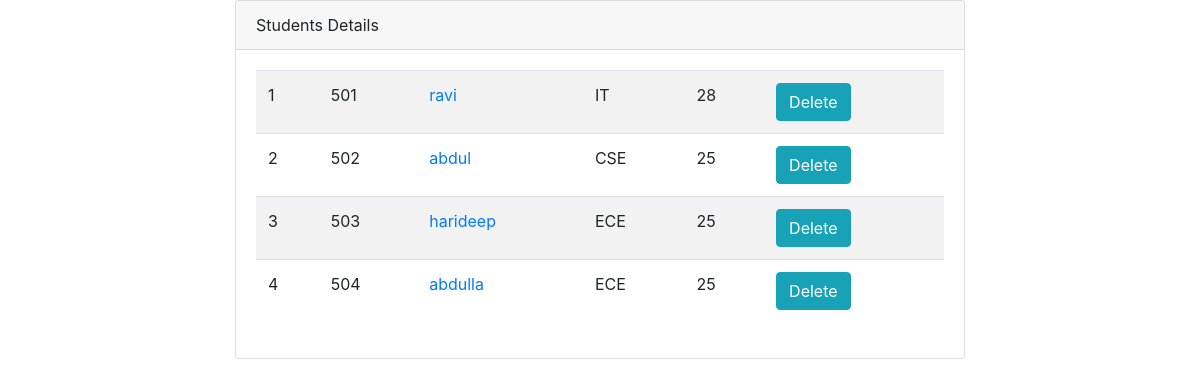
Page /myapp2/details/ on the earlier database version.
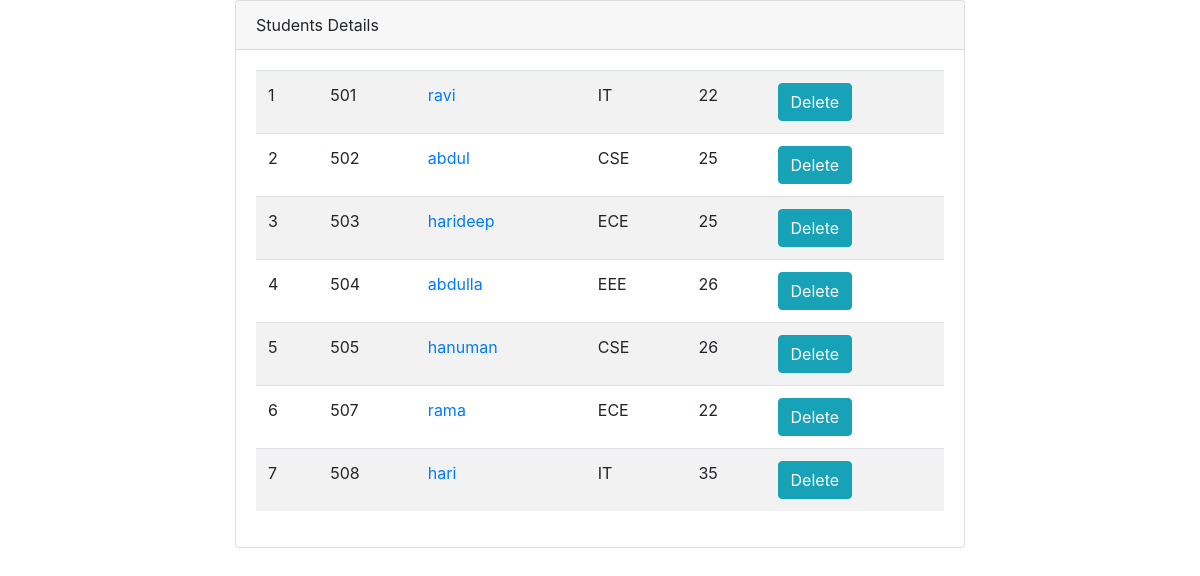
Same page on the later database version.
### myApp2/models.py (models this page shows, shortened)
class Student(models.Model):
	branches = [('CSE','cse'),
				('ECE','ece'),
				('IT','it'),
				('EEE','eee')]
	stuid = models.CharField(max_length=10)
	stuName = models.CharField(max_length=50)
	branch = models.CharField(max_length=50,choices=branches)
	age = models.IntegerField()

### myApp2/views.py (the view)
# urls.py: path('details/',views.details,name='details'),
def details(request):
	data  = Student.objects.all()
	return render(request,'myApp2/datails.html',{'data':data})

### myApp2/templates/myApp2/datails.html (shortened to what this page needs)
{% load static %}
<!DOCTYPE html>
<html>
<head>
	<link rel="stylesheet" type="text/css" href="{% static 'css/bootstrap.min.css' %}">
</head>
<body>
<div class="container">
	<div class="row justify-content-center">
		<div class="col-sm-8">
			<div class="card">
			<div class="card-header">
				Students Details
			</div>
			<div class="card-body">
				<table class="table table-striped responsive ">
	{% for row in data %}
		<tr>
			<td>{{row.id}}</td>
			<td>{{row.stuid}}</td>
			<td><a href="{% url 'edit' row.id %}">{{row.stuName}}</a></td>
			<td>{{row.branch}}</td>
			<td>{{row.age}}</td>
			<td><a class='btn btn-info'href="{%url 'delete' row.id %}">Delete</a></td>
		</tr>
	{% endfor %}
</table>
			</div>
		</div>
		</div>
	</div>
</div>
</body>
</html>

Differences in the rows shown:
changed Student "ravi": age "28" → "22"
changed Student "abdulla": branch "ECE" → "EEE"; age "25" → "26"
added Student: id "5", stuid "505", stuName "hanuman", branch "CSE", age "26"
added Student: id "6", stuid "507", stuName "rama", branch "ECE", age "22"
added Student: id "7", stuid "508", stuName "hari", branch "IT", age "35"
